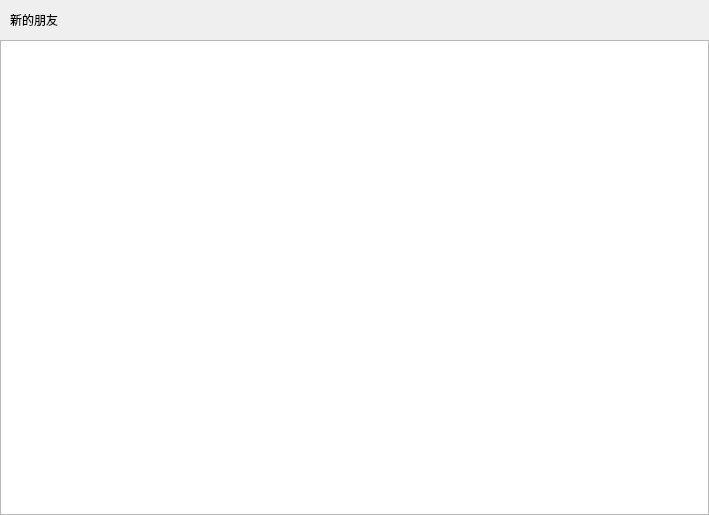
<?xml version="1.0" encoding="UTF-8"?>
<ui version="4.0">
 <class>ApplyFriendPage</class>
 <widget class="QWidget" name="ApplyFriendPage">
  <property name="geometry">
   <rect>
    <x>0</x>
    <y>0</y>
    <width>709</width>
    <height>515</height>
   </rect>
  </property>
  <property name="windowTitle">
   <string>Form</string>
  </property>
  <layout class="QVBoxLayout" name="verticalLayout">
   <property name="spacing">
    <number>0</number>
   </property>
   <property name="leftMargin">
    <number>0</number>
   </property>
   <property name="topMargin">
    <number>0</number>
   </property>
   <property name="rightMargin">
    <number>0</number>
   </property>
   <property name="bottomMargin">
    <number>0</number>
   </property>
   <item>
    <widget class="QWidget" name="friend_apply_wid" native="true">
     <layout class="QHBoxLayout" name="horizontalLayout">
      <property name="spacing">
       <number>0</number>
      </property>
      <property name="leftMargin">
       <number>0</number>
      </property>
      <property name="topMargin">
       <number>0</number>
      </property>
      <property name="rightMargin">
       <number>0</number>
      </property>
      <property name="bottomMargin">
       <number>0</number>
      </property>
      <item>
       <spacer name="horizontalSpacer_2">
        <property name="orientation">
         <enum>Qt::Orientation::Horizontal</enum>
        </property>
        <property name="sizeType">
         <enum>QSizePolicy::Policy::Fixed</enum>
        </property>
        <property name="sizeHint" stdset="0">
         <size>
          <width>10</width>
          <height>20</height>
         </size>
        </property>
       </spacer>
      </item>
      <item>
       <widget class="QLabel" name="friend_apply_lb">
        <property name="minimumSize">
         <size>
          <width>0</width>
          <height>40</height>
         </size>
        </property>
        <property name="maximumSize">
         <size>
          <width>16777215</width>
          <height>40</height>
         </size>
        </property>
        <property name="text">
         <string>新的朋友</string>
        </property>
       </widget>
      </item>
      <item>
       <spacer name="horizontalSpacer">
        <property name="orientation">
         <enum>Qt::Orientation::Horizontal</enum>
        </property>
        <property name="sizeType">
         <enum>QSizePolicy::Policy::Expanding</enum>
        </property>
        <property name="sizeHint" stdset="0">
         <size>
          <width>636</width>
          <height>20</height>
         </size>
        </property>
       </spacer>
      </item>
     </layout>
    </widget>
   </item>
   <item>
    <widget class="QWidget" name="widget_2" native="true">
     <layout class="QVBoxLayout" name="verticalLayout_2">
      <property name="spacing">
       <number>0</number>
      </property>
      <property name="leftMargin">
       <number>0</number>
      </property>
      <property name="topMargin">
       <number>0</number>
      </property>
      <property name="rightMargin">
       <number>0</number>
      </property>
      <property name="bottomMargin">
       <number>0</number>
      </property>
      <item>
       <widget class="ApplyFriendList" name="apply_friend_list"/>
      </item>
     </layout>
    </widget>
   </item>
  </layout>
 </widget>
 <customwidgets>
  <customwidget>
   <class>ApplyFriendList</class>
   <extends>QListWidget</extends>
   <header location="global">applyfriendlist.h</header>
  </customwidget>
 </customwidgets>
 <resources/>
 <connections/>
</ui>
